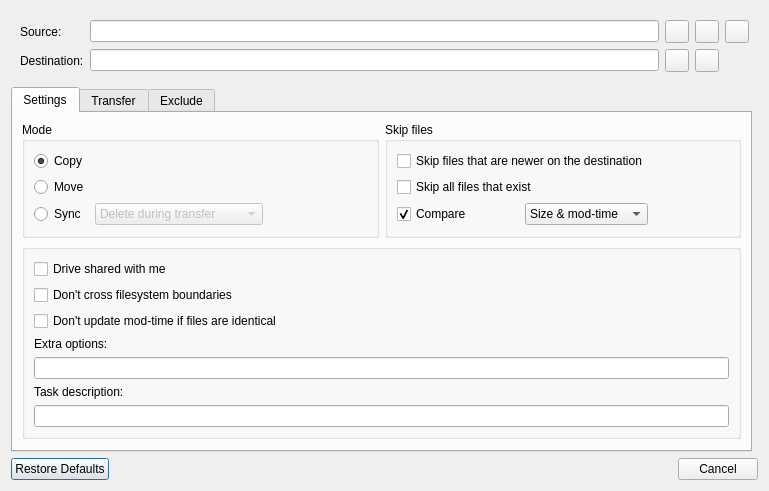
<?xml version="1.0" encoding="UTF-8"?>
<ui version="4.0">
 <class>TransferDialog</class>
 <widget class="QDialog" name="TransferDialog">
  <property name="geometry">
   <rect>
    <x>0</x>
    <y>0</y>
    <width>771</width>
    <height>558</height>
   </rect>
  </property>
  <property name="sizePolicy">
   <sizepolicy hsizetype="Fixed" vsizetype="Fixed">
    <horstretch>0</horstretch>
    <verstretch>0</verstretch>
   </sizepolicy>
  </property>
  <layout class="QGridLayout" name="gridLayout">
   <property name="sizeConstraint">
    <enum>QLayout::SetFixedSize</enum>
   </property>
   <item row="1" column="0" colspan="2">
    <widget class="QWidget" name="pathGroup" native="true">
     <property name="sizePolicy">
      <sizepolicy hsizetype="Preferred" vsizetype="Preferred">
       <horstretch>0</horstretch>
       <verstretch>0</verstretch>
      </sizepolicy>
     </property>
     <property name="minimumSize">
      <size>
       <width>747</width>
       <height>0</height>
      </size>
     </property>
     <layout class="QGridLayout" name="gridLayout_3">
      <item row="1" column="0">
       <widget class="QLabel" name="label_14">
        <property name="sizePolicy">
         <sizepolicy hsizetype="Fixed" vsizetype="Preferred">
          <horstretch>0</horstretch>
          <verstretch>0</verstretch>
         </sizepolicy>
        </property>
        <property name="text">
         <string>Destination:</string>
        </property>
        <property name="buddy">
         <cstring>textDest</cstring>
        </property>
       </widget>
      </item>
      <item row="0" column="4">
       <widget class="QToolButton" name="buttonSourceFolder">
        <property name="toolTip">
         <string>Choose folder</string>
        </property>
        <property name="styleSheet">
         <string notr="true"/>
        </property>
       </widget>
      </item>
      <item row="0" column="5">
       <widget class="QToolButton" name="buttonDefaultSource">
        <property name="toolTip">
         <string>Restore default upload folder</string>
        </property>
        <property name="styleSheet">
         <string notr="true"/>
        </property>
       </widget>
      </item>
      <item row="0" column="1" colspan="2">
       <widget class="QLineEdit" name="textSource"/>
      </item>
      <item row="0" column="3">
       <widget class="QToolButton" name="buttonSourceFile">
        <property name="toolTip">
         <string>Choose file</string>
        </property>
        <property name="styleSheet">
         <string notr="true"/>
        </property>
       </widget>
      </item>
      <item row="0" column="0">
       <widget class="QLabel" name="label_13">
        <property name="sizePolicy">
         <sizepolicy hsizetype="Fixed" vsizetype="Preferred">
          <horstretch>0</horstretch>
          <verstretch>0</verstretch>
         </sizepolicy>
        </property>
        <property name="text">
         <string>Source:</string>
        </property>
        <property name="buddy">
         <cstring>textSource</cstring>
        </property>
       </widget>
      </item>
      <item row="1" column="3">
       <widget class="QToolButton" name="buttonDest">
        <property name="toolTip">
         <string>Choose folder</string>
        </property>
        <property name="styleSheet">
         <string notr="true"/>
        </property>
       </widget>
      </item>
      <item row="1" column="4">
       <widget class="QToolButton" name="buttonDefaultDest">
        <property name="toolTip">
         <string>Restore default download folder</string>
        </property>
        <property name="styleSheet">
         <string notr="true"/>
        </property>
       </widget>
      </item>
      <item row="1" column="1" colspan="2">
       <widget class="QLineEdit" name="textDest"/>
      </item>
     </layout>
    </widget>
   </item>
   <item row="3" column="0">
    <widget class="QTabWidget" name="tabWidget">
     <property name="currentIndex">
      <number>0</number>
     </property>
     <widget class="QWidget" name="tab1">
      <attribute name="title">
       <string>Settings</string>
      </attribute>
      <layout class="QGridLayout" name="gridLayout_2">
       <item row="1" column="0" colspan="2">
        <widget class="QGroupBox" name="groupBox">
         <property name="title">
          <string/>
         </property>
         <layout class="QVBoxLayout" name="verticalLayout">
          <item>
           <widget class="QCheckBox" name="checkisDriveSharedWithMe">
            <property name="enabled">
             <bool>true</bool>
            </property>
            <property name="toolTip">
             <string>--drive-shared-with-me</string>
            </property>
            <property name="text">
             <string>Drive shared with me</string>
            </property>
            <property name="checked">
             <bool>false</bool>
            </property>
           </widget>
          </item>
          <item>
           <widget class="QCheckBox" name="checkSameFilesystem">
            <property name="toolTip">
             <string>--one-file-system</string>
            </property>
            <property name="text">
             <string>Don't cross filesystem boundaries</string>
            </property>
           </widget>
          </item>
          <item>
           <widget class="QCheckBox" name="checkDontUpdateModified">
            <property name="toolTip">
             <string>--no-update-modtime</string>
            </property>
            <property name="text">
             <string>Don't update mod-time if files are identical</string>
            </property>
           </widget>
          </item>
          <item>
           <widget class="QLabel" name="label_12">
            <property name="text">
             <string>Extra options:</string>
            </property>
           </widget>
          </item>
          <item>
           <widget class="QLineEdit" name="textExtra"/>
          </item>
          <item>
           <widget class="QLabel" name="label_15">
            <property name="text">
             <string>Task description:</string>
            </property>
            <property name="buddy">
             <cstring>textDescription</cstring>
            </property>
           </widget>
          </item>
          <item>
           <widget class="QLineEdit" name="textDescription"/>
          </item>
         </layout>
        </widget>
       </item>
       <item row="0" column="1">
        <widget class="QGroupBox" name="skipFilesGroup">
         <property name="title">
          <string>Skip files</string>
         </property>
         <layout class="QGridLayout" name="gridLayout_4">
          <property name="bottomMargin">
           <number>0</number>
          </property>
          <item row="2" column="0" colspan="3">
           <widget class="QCheckBox" name="checkSkipExisting">
            <property name="toolTip">
             <string>--ignore-existing</string>
            </property>
            <property name="text">
             <string>Skip all files that exist</string>
            </property>
           </widget>
          </item>
          <item row="4" column="0">
           <spacer name="verticalSpacer_3">
            <property name="orientation">
             <enum>Qt::Vertical</enum>
            </property>
            <property name="sizeHint" stdset="0">
             <size>
              <width>0</width>
              <height>10</height>
             </size>
            </property>
           </spacer>
          </item>
          <item row="1" column="0" colspan="3">
           <widget class="QCheckBox" name="checkSkipNewer">
            <property name="toolTip">
             <string>--update</string>
            </property>
            <property name="text">
             <string>Skip files that are newer on the destination</string>
            </property>
           </widget>
          </item>
          <item row="3" column="3">
           <spacer name="horizontalSpacer">
            <property name="orientation">
             <enum>Qt::Horizontal</enum>
            </property>
            <property name="sizeHint" stdset="0">
             <size>
              <width>0</width>
              <height>0</height>
             </size>
            </property>
           </spacer>
          </item>
          <item row="3" column="2" alignment="Qt::AlignVCenter">
           <widget class="QComboBox" name="cbCompare">
            <property name="sizePolicy">
             <sizepolicy hsizetype="Fixed" vsizetype="Fixed">
              <horstretch>0</horstretch>
              <verstretch>0</verstretch>
             </sizepolicy>
            </property>
            <property name="currentText">
             <string>Size &amp; mod-time</string>
            </property>
            <item>
             <property name="text">
              <string>Size &amp; mod-time</string>
             </property>
            </item>
            <item>
             <property name="text">
              <string>Size &amp; checksum</string>
             </property>
            </item>
            <item>
             <property name="text">
              <string>Only mod-time</string>
             </property>
            </item>
            <item>
             <property name="text">
              <string extracomment="--size-only">Only size</string>
             </property>
            </item>
            <item>
             <property name="text">
              <string extracomment="--checksum">Only checksum</string>
             </property>
            </item>
           </widget>
          </item>
          <item row="3" column="0" colspan="2">
           <widget class="QCheckBox" name="checkCompare">
            <property name="toolTip">
             <string>compare logic</string>
            </property>
            <property name="text">
             <string>Compare</string>
            </property>
            <property name="checked">
             <bool>true</bool>
            </property>
           </widget>
          </item>
         </layout>
        </widget>
       </item>
       <item row="0" column="0">
        <widget class="QGroupBox" name="modeGroup">
         <property name="title">
          <string>Mode</string>
         </property>
         <layout class="QGridLayout" name="gridLayout_5">
          <property name="bottomMargin">
           <number>0</number>
          </property>
          <item row="0" column="0">
           <widget class="QRadioButton" name="rbCopy">
            <property name="sizePolicy">
             <sizepolicy hsizetype="Fixed" vsizetype="Fixed">
              <horstretch>0</horstretch>
              <verstretch>0</verstretch>
             </sizepolicy>
            </property>
            <property name="toolTip">
             <string>copy</string>
            </property>
            <property name="text">
             <string>Copy</string>
            </property>
            <property name="checked">
             <bool>true</bool>
            </property>
           </widget>
          </item>
          <item row="1" column="0">
           <widget class="QRadioButton" name="rbMove">
            <property name="sizePolicy">
             <sizepolicy hsizetype="Fixed" vsizetype="Fixed">
              <horstretch>0</horstretch>
              <verstretch>0</verstretch>
             </sizepolicy>
            </property>
            <property name="toolTip">
             <string>move</string>
            </property>
            <property name="text">
             <string>Move</string>
            </property>
           </widget>
          </item>
          <item row="2" column="0">
           <widget class="QRadioButton" name="rbSync">
            <property name="sizePolicy">
             <sizepolicy hsizetype="Fixed" vsizetype="Fixed">
              <horstretch>0</horstretch>
              <verstretch>0</verstretch>
             </sizepolicy>
            </property>
            <property name="toolTip">
             <string>sync</string>
            </property>
            <property name="text">
             <string>Sync</string>
            </property>
           </widget>
          </item>
          <item row="2" column="1">
           <widget class="QComboBox" name="cbSyncDelete">
            <property name="enabled">
             <bool>false</bool>
            </property>
            <property name="sizePolicy">
             <sizepolicy hsizetype="Fixed" vsizetype="Fixed">
              <horstretch>0</horstretch>
              <verstretch>0</verstretch>
             </sizepolicy>
            </property>
            <item>
             <property name="text">
              <string>Delete during transfer</string>
             </property>
            </item>
            <item>
             <property name="text">
              <string>Delete after transferring</string>
             </property>
            </item>
            <item>
             <property name="text">
              <string>Delete before transferring</string>
             </property>
            </item>
           </widget>
          </item>
          <item row="3" column="1">
           <spacer name="verticalSpacer">
            <property name="orientation">
             <enum>Qt::Vertical</enum>
            </property>
            <property name="sizeHint" stdset="0">
             <size>
              <width>0</width>
              <height>0</height>
             </size>
            </property>
           </spacer>
          </item>
          <item row="4" column="1">
           <spacer name="horizontalSpacer_2">
            <property name="orientation">
             <enum>Qt::Horizontal</enum>
            </property>
            <property name="sizeHint" stdset="0">
             <size>
              <width>0</width>
              <height>0</height>
             </size>
            </property>
           </spacer>
          </item>
         </layout>
        </widget>
       </item>
       <item row="2" column="0">
        <spacer name="verticalSpacer_2">
         <property name="orientation">
          <enum>Qt::Vertical</enum>
         </property>
         <property name="sizeHint" stdset="0">
          <size>
           <width>20</width>
           <height>0</height>
          </size>
         </property>
        </spacer>
       </item>
      </layout>
     </widget>
     <widget class="QWidget" name="tab3">
      <attribute name="title">
       <string>Transfer</string>
      </attribute>
      <layout class="QGridLayout" name="gridLayout_6">
       <item row="9" column="0">
        <widget class="QLabel" name="label_9">
         <property name="text">
          <string>Retries</string>
         </property>
         <property name="buddy">
          <cstring>spinRetries</cstring>
         </property>
        </widget>
       </item>
       <item row="8" column="0">
        <widget class="QLabel" name="label_7">
         <property name="text">
          <string>IO idle timeout</string>
         </property>
         <property name="buddy">
          <cstring>spinIdleTimeout</cstring>
         </property>
        </widget>
       </item>
       <item row="6" column="0">
        <widget class="QLabel" name="label_4">
         <property name="text">
          <string>Maximum depth</string>
         </property>
         <property name="buddy">
          <cstring>spinMaxDepth</cstring>
         </property>
        </widget>
       </item>
       <item row="8" column="2">
        <widget class="QSpinBox" name="spinIdleTimeout">
         <property name="sizePolicy">
          <sizepolicy hsizetype="Fixed" vsizetype="Fixed">
           <horstretch>0</horstretch>
           <verstretch>0</verstretch>
          </sizepolicy>
         </property>
         <property name="toolTip">
          <string>--timeout</string>
         </property>
         <property name="alignment">
          <set>Qt::AlignRight|Qt::AlignTrailing|Qt::AlignVCenter</set>
         </property>
         <property name="maximum">
          <number>999999</number>
         </property>
         <property name="value">
          <number>300</number>
         </property>
        </widget>
       </item>
       <item row="7" column="0">
        <widget class="QLabel" name="label_8">
         <property name="text">
          <string>Connect timeout</string>
         </property>
         <property name="buddy">
          <cstring>spinConnectTimeout</cstring>
         </property>
        </widget>
       </item>
       <item row="4" column="2">
        <widget class="QLineEdit" name="textMinAge">
         <property name="sizePolicy">
          <sizepolicy hsizetype="Fixed" vsizetype="Fixed">
           <horstretch>0</horstretch>
           <verstretch>0</verstretch>
          </sizepolicy>
         </property>
         <property name="toolTip">
          <string>--min-age</string>
         </property>
        </widget>
       </item>
       <item row="5" column="0">
        <widget class="QLabel" name="label_3">
         <property name="text">
          <string>Maximum age (s or ms|s|m|h|d|w|M|y suffix)</string>
         </property>
         <property name="buddy">
          <cstring>textMaxAge</cstring>
         </property>
        </widget>
       </item>
       <item row="6" column="2">
        <widget class="QSpinBox" name="spinMaxDepth">
         <property name="sizePolicy">
          <sizepolicy hsizetype="Fixed" vsizetype="Fixed">
           <horstretch>0</horstretch>
           <verstretch>0</verstretch>
          </sizepolicy>
         </property>
         <property name="toolTip">
          <string>--max-depth</string>
         </property>
         <property name="alignment">
          <set>Qt::AlignRight|Qt::AlignTrailing|Qt::AlignVCenter</set>
         </property>
         <property name="maximum">
          <number>999999</number>
         </property>
        </widget>
       </item>
       <item row="1" column="0">
        <widget class="QLabel" name="label_5">
         <property name="text">
          <string>Checkers</string>
         </property>
         <property name="buddy">
          <cstring>spinCheckers</cstring>
         </property>
        </widget>
       </item>
       <item row="3" column="2">
        <widget class="QLineEdit" name="textMinSize">
         <property name="sizePolicy">
          <sizepolicy hsizetype="Fixed" vsizetype="Fixed">
           <horstretch>0</horstretch>
           <verstretch>0</verstretch>
          </sizepolicy>
         </property>
         <property name="toolTip">
          <string>--min-size</string>
         </property>
        </widget>
       </item>
       <item row="3" column="0">
        <widget class="QLabel" name="label_2">
         <property name="text">
          <string>Minimum size (KiB or b|k|M|G suffix)</string>
         </property>
         <property name="buddy">
          <cstring>textMinSize</cstring>
         </property>
        </widget>
       </item>
       <item row="0" column="0">
        <widget class="QLabel" name="label_11">
         <property name="text">
          <string>Transfers</string>
         </property>
         <property name="buddy">
          <cstring>spinTransfers</cstring>
         </property>
        </widget>
       </item>
       <item row="11" column="4">
        <spacer name="verticalSpacer_4">
         <property name="orientation">
          <enum>Qt::Vertical</enum>
         </property>
         <property name="sizeHint" stdset="0">
          <size>
           <width>20</width>
           <height>3</height>
          </size>
         </property>
        </spacer>
       </item>
       <item row="4" column="0">
        <widget class="QLabel" name="label_6">
         <property name="text">
          <string>Minimum age (s or ms|s|m|h|d|w|M|y suffix)</string>
         </property>
         <property name="buddy">
          <cstring>textMinAge</cstring>
         </property>
        </widget>
       </item>
       <item row="10" column="0">
        <widget class="QLabel" name="label_10">
         <property name="text">
          <string>Low level retries</string>
         </property>
         <property name="buddy">
          <cstring>spinLowLevelRetries</cstring>
         </property>
        </widget>
       </item>
       <item row="1" column="2">
        <widget class="QSpinBox" name="spinCheckers">
         <property name="sizePolicy">
          <sizepolicy hsizetype="Fixed" vsizetype="Fixed">
           <horstretch>0</horstretch>
           <verstretch>0</verstretch>
          </sizepolicy>
         </property>
         <property name="toolTip">
          <string>--checkers</string>
         </property>
         <property name="alignment">
          <set>Qt::AlignRight|Qt::AlignTrailing|Qt::AlignVCenter</set>
         </property>
         <property name="minimum">
          <number>1</number>
         </property>
         <property name="maximum">
          <number>999</number>
         </property>
         <property name="value">
          <number>8</number>
         </property>
        </widget>
       </item>
       <item row="0" column="2">
        <widget class="QSpinBox" name="spinTransfers">
         <property name="sizePolicy">
          <sizepolicy hsizetype="Fixed" vsizetype="Fixed">
           <horstretch>0</horstretch>
           <verstretch>0</verstretch>
          </sizepolicy>
         </property>
         <property name="toolTip">
          <string>--transfers</string>
         </property>
         <property name="alignment">
          <set>Qt::AlignRight|Qt::AlignTrailing|Qt::AlignVCenter</set>
         </property>
         <property name="minimum">
          <number>1</number>
         </property>
         <property name="maximum">
          <number>999</number>
         </property>
         <property name="value">
          <number>4</number>
         </property>
        </widget>
       </item>
       <item row="5" column="2">
        <widget class="QLineEdit" name="textMaxAge">
         <property name="sizePolicy">
          <sizepolicy hsizetype="Fixed" vsizetype="Fixed">
           <horstretch>0</horstretch>
           <verstretch>0</verstretch>
          </sizepolicy>
         </property>
         <property name="toolTip">
          <string>--max-age</string>
         </property>
        </widget>
       </item>
       <item row="2" column="0">
        <widget class="QLabel" name="label">
         <property name="text">
          <string>Bandwidth (KiB/s or b|k|M|G suffix)</string>
         </property>
         <property name="buddy">
          <cstring>textBandwidth</cstring>
         </property>
        </widget>
       </item>
       <item row="2" column="2">
        <widget class="QLineEdit" name="textBandwidth">
         <property name="sizePolicy">
          <sizepolicy hsizetype="Fixed" vsizetype="Fixed">
           <horstretch>0</horstretch>
           <verstretch>0</verstretch>
          </sizepolicy>
         </property>
         <property name="toolTip">
          <string>--bwlimit</string>
         </property>
        </widget>
       </item>
       <item row="9" column="2">
        <widget class="QSpinBox" name="spinRetries">
         <property name="sizePolicy">
          <sizepolicy hsizetype="Fixed" vsizetype="Fixed">
           <horstretch>0</horstretch>
           <verstretch>0</verstretch>
          </sizepolicy>
         </property>
         <property name="toolTip">
          <string>--retries</string>
         </property>
         <property name="alignment">
          <set>Qt::AlignRight|Qt::AlignTrailing|Qt::AlignVCenter</set>
         </property>
         <property name="minimum">
          <number>1</number>
         </property>
         <property name="maximum">
          <number>999999</number>
         </property>
         <property name="value">
          <number>3</number>
         </property>
        </widget>
       </item>
       <item row="10" column="2">
        <widget class="QSpinBox" name="spinLowLevelRetries">
         <property name="sizePolicy">
          <sizepolicy hsizetype="Fixed" vsizetype="Fixed">
           <horstretch>0</horstretch>
           <verstretch>0</verstretch>
          </sizepolicy>
         </property>
         <property name="toolTip">
          <string>--low-level-retries</string>
         </property>
         <property name="alignment">
          <set>Qt::AlignRight|Qt::AlignTrailing|Qt::AlignVCenter</set>
         </property>
         <property name="minimum">
          <number>1</number>
         </property>
         <property name="maximum">
          <number>999999</number>
         </property>
         <property name="value">
          <number>10</number>
         </property>
        </widget>
       </item>
       <item row="3" column="3">
        <spacer name="horizontalSpacer_3">
         <property name="orientation">
          <enum>Qt::Horizontal</enum>
         </property>
         <property name="sizeHint" stdset="0">
          <size>
           <width>40</width>
           <height>20</height>
          </size>
         </property>
        </spacer>
       </item>
       <item row="7" column="2">
        <widget class="QSpinBox" name="spinConnectTimeout">
         <property name="sizePolicy">
          <sizepolicy hsizetype="Fixed" vsizetype="Fixed">
           <horstretch>0</horstretch>
           <verstretch>0</verstretch>
          </sizepolicy>
         </property>
         <property name="toolTip">
          <string>--contimeout</string>
         </property>
         <property name="alignment">
          <set>Qt::AlignRight|Qt::AlignTrailing|Qt::AlignVCenter</set>
         </property>
         <property name="minimum">
          <number>1</number>
         </property>
         <property name="maximum">
          <number>999999</number>
         </property>
         <property name="value">
          <number>60</number>
         </property>
        </widget>
       </item>
       <item row="3" column="1">
        <spacer name="horizontalSpacer_4">
         <property name="orientation">
          <enum>Qt::Horizontal</enum>
         </property>
         <property name="sizeType">
          <enum>QSizePolicy::Fixed</enum>
         </property>
         <property name="sizeHint" stdset="0">
          <size>
           <width>20</width>
           <height>20</height>
          </size>
         </property>
        </spacer>
       </item>
      </layout>
     </widget>
     <widget class="QWidget" name="tab4">
      <attribute name="title">
       <string>Exclude</string>
      </attribute>
      <layout class="QVBoxLayout" name="verticalLayout_3">
       <item>
        <widget class="QCheckBox" name="checkDeleteExcluded">
         <property name="toolTip">
          <string>--delete-excluded</string>
         </property>
         <property name="text">
          <string>Delete excluded files from destination</string>
         </property>
        </widget>
       </item>
       <item>
        <widget class="QPlainTextEdit" name="textExclude">
         <property name="toolTip">
          <string>&lt;html&gt;&lt;head/&gt;&lt;body&gt;&lt;p&gt;every line represents --exclude pattern&lt;/p&gt;&lt;p&gt;example patterns:&lt;/p&gt;&lt;p&gt;file.jpg&lt;br/&gt;/pictures/new/*.png&lt;br/&gt;/dir1/dir2/**&lt;br/&gt;&amp;quot;/directory with spaces&amp;quot;&lt;/p&gt;&lt;p&gt;check rclone online documentation for details.&lt;/p&gt;&lt;p&gt;&lt;br/&gt;&lt;/p&gt;&lt;/body&gt;&lt;/html&gt;</string>
         </property>
         <property name="lineWrapMode">
          <enum>QPlainTextEdit::NoWrap</enum>
         </property>
        </widget>
       </item>
      </layout>
     </widget>
    </widget>
   </item>
   <item row="9" column="0" colspan="2">
    <widget class="QDialogButtonBox" name="buttonBox">
     <property name="standardButtons">
      <set>QDialogButtonBox::Cancel|QDialogButtonBox::RestoreDefaults</set>
     </property>
    </widget>
   </item>
  </layout>
 </widget>
 <tabstops>
  <tabstop>textSource</tabstop>
  <tabstop>buttonSourceFile</tabstop>
  <tabstop>buttonSourceFolder</tabstop>
  <tabstop>buttonDefaultSource</tabstop>
  <tabstop>textDest</tabstop>
  <tabstop>buttonDest</tabstop>
  <tabstop>buttonDefaultDest</tabstop>
  <tabstop>tabWidget</tabstop>
  <tabstop>rbCopy</tabstop>
  <tabstop>rbMove</tabstop>
  <tabstop>rbSync</tabstop>
  <tabstop>cbSyncDelete</tabstop>
  <tabstop>checkSkipNewer</tabstop>
  <tabstop>checkSkipExisting</tabstop>
  <tabstop>checkCompare</tabstop>
  <tabstop>cbCompare</tabstop>
  <tabstop>checkisDriveSharedWithMe</tabstop>
  <tabstop>checkSameFilesystem</tabstop>
  <tabstop>checkDontUpdateModified</tabstop>
  <tabstop>spinTransfers</tabstop>
  <tabstop>spinCheckers</tabstop>
  <tabstop>textBandwidth</tabstop>
  <tabstop>textMinSize</tabstop>
  <tabstop>textMinAge</tabstop>
  <tabstop>textMaxAge</tabstop>
  <tabstop>spinMaxDepth</tabstop>
  <tabstop>spinConnectTimeout</tabstop>
  <tabstop>spinIdleTimeout</tabstop>
  <tabstop>spinRetries</tabstop>
  <tabstop>spinLowLevelRetries</tabstop>
  <tabstop>checkDeleteExcluded</tabstop>
  <tabstop>textExclude</tabstop>
 </tabstops>
 <resources/>
 <connections>
  <connection>
   <sender>rbSync</sender>
   <signal>toggled(bool)</signal>
   <receiver>cbSyncDelete</receiver>
   <slot>setEnabled(bool)</slot>
   <hints>
    <hint type="sourcelabel">
     <x>75</x>
     <y>195</y>
    </hint>
    <hint type="destinationlabel">
     <x>232</x>
     <y>198</y>
    </hint>
   </hints>
  </connection>
  <connection>
   <sender>checkCompare</sender>
   <signal>toggled(bool)</signal>
   <receiver>cbCompare</receiver>
   <slot>setEnabled(bool)</slot>
   <hints>
    <hint type="sourcelabel">
     <x>299</x>
     <y>198</y>
    </hint>
    <hint type="destinationlabel">
     <x>487</x>
     <y>198</y>
    </hint>
   </hints>
  </connection>
 </connections>
</ui>
